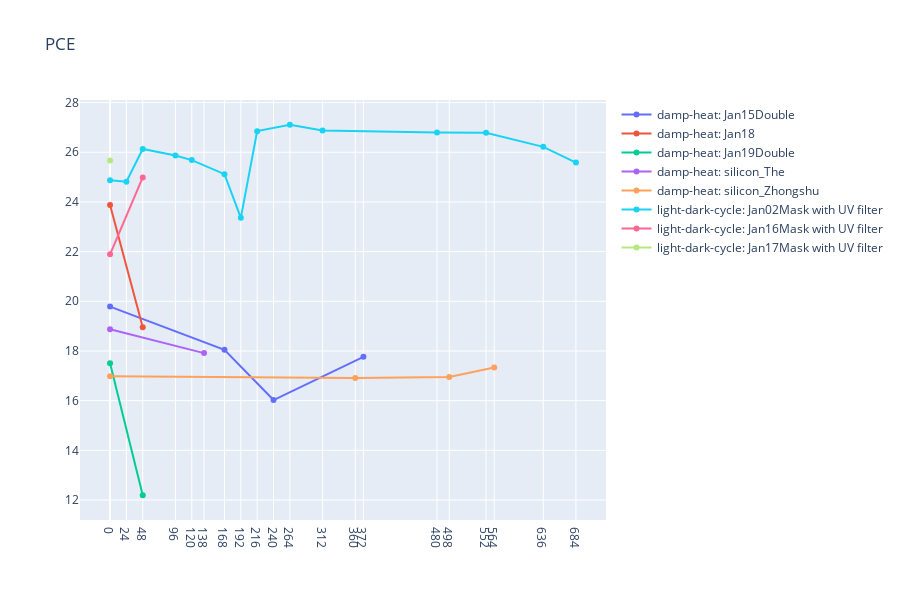

Notebook cell for this chart:
### Markdown cell above
## Draw overall PCE chart

### Code cell
mf.draw_cell_PCE_overview(data)

### Figure 1 — Plotly figure (JSON) as saved in the notebook; plotly's stock layout.template omitted (floating-point values rounded to 4 significant figures)
{"data": [{"connectgaps": true, "line": {"shape": "linear"}, "mode": "lines+markers", "name": "damp-heat: Jan15Double", "type": "scatter", "x": [0, 24, 48, 96, 120, 138, 168, 192, 216, 240, 264, 312, 360, 372, 480, 498, 552, 564, 636, 684], "y": [19.79, null, null, null, null, null, 18.04, null, null, 16.02, null, null, null, 17.76, null, null, null, null, null, null]}, {"connectgaps": true, "line": {"shape": "linear"}, "mode": "lines+markers", "name": "damp-heat: Jan18", "type": "scatter", "x": [0, 24, 48, 96, 120, 138, 168, 192, 216, 240, 264, 312, 360, 372, 480, 498, 552, 564, 636, 684], "y": [23.88, null, 18.95, null, null, null, null, null, null, null, null, null, null, null, null, null, null, null, null, null]}, {"connectgaps": true, "line": {"shape": "linear"}, "mode": "lines+markers", "name": "damp-heat: Jan19Double", "type": "scatter", "x": [0, 24, 48, 96, 120, 138, 168, 192, 216, 240, 264, 312, 360, 372, 480, 498, 552, 564, 636, 684], "y": [17.5, null, 12.19, null, null, null, null, null, null, null, null, null, null, null, null, null, null, null, null, null]}, {"connectgaps": true, "line": {"shape": "linear"}, "mode": "lines+markers", "name": "damp-heat: silicon_The", "type": "scatter", "x": [0, 24, 48, 96, 120, 138, 168, 192, 216, 240, 264, 312, 360, 372, 480, 498, 552, 564, 636, 684], "y": [18.87, null, null, null, null, 17.91, null, null, null, null, null, null, null, null, null, null, null, null, null, null]}, {"connectgaps": true, "line": {"shape": "linear"}, "mode": "lines+markers", "name": "damp-heat: silicon_Zhongshu", "type": "scatter", "x": [0, 24, 48, 96, 120, 138, 168, 192, 216, 240, 264, 312, 360, 372, 480, 498, 552, 564, 636, 684], "y": [16.98, null, null, null, null, null, null, null, null, null, null, null, 16.91, null, null, 16.95, null, 17.33, null, null]}, {"connectgaps": true, "line": {"shape": "linear"}, "mode": "lines+markers", "name": "light-dark-cycle: Jan02Mask with UV filter", "type": "scatter", "x": [0, 24, 48, 96, 120, 138, 168, 192, 216, 240, 264, 312, 360, 372, 480, 498, 552, 564, 636, 684], "y": [24.87, 24.82, 26.13, 25.87, 25.69, null, 25.12, 23.36, 26.85, null, 27.11, 26.88, null, null, 26.8, null, 26.78, null, 26.22, 25.59]}, {"connectgaps": true, "line": {"shape": "linear"}, "mode": "lines+markers", "name": "light-dark-cycle: Jan16Mask with UV filter", "type": "scatter", "x": [0, 24, 48, 96, 120, 138, 168, 192, 216, 240, 264, 312, 360, 372, 480, 498, 552, 564, 636, 684], "y": [21.89, null, 24.99, null, null, null, null, null, null, null, null, null, null, null, null, null, null, null, null, null]}, {"connectgaps": true, "line": {"shape": "linear"}, "mode": "lines+markers", "name": "light-dark-cycle: Jan17Mask with UV filter", "type": "scatter", "x": [0, 24, 48, 96, 120, 138, 168, 192, 216, 240, 264, 312, 360, 372, 480, 498, 552, 564, 636, 684], "y": [25.67, null, null, null, null, null, null, null, null, null, null, null, null, null, null, null, null, null, null, null]}], "layout": {"height": 600, "title": {"text": "PCE"}, "xaxis": {"tickmode": "array", "tickvals": [0, 24, 48, 96, 120, 138, 168, 192, 216, 240, 264, 312, 360, 372, 480, 498, 552, 564, 636, 684]}}}
